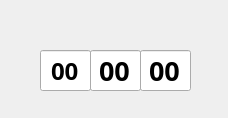
<?xml version="1.0" encoding="UTF-8"?>
<ui version="4.0">
 <class>TimerForm</class>
 <widget class="QWidget" name="TimerForm">
  <property name="geometry">
   <rect>
    <x>0</x>
    <y>0</y>
    <width>228</width>
    <height>118</height>
   </rect>
  </property>
  <property name="windowTitle">
   <string>Form</string>
  </property>
  <widget class="QLineEdit" name="lineEditH">
   <property name="geometry">
    <rect>
     <x>40</x>
     <y>50</y>
     <width>51</width>
     <height>41</height>
    </rect>
   </property>
   <property name="font">
    <font>
     <family>Agency FB</family>
     <pointsize>18</pointsize>
     <weight>75</weight>
     <bold>true</bold>
    </font>
   </property>
   <property name="text">
    <string>00</string>
   </property>
   <property name="alignment">
    <set>Qt::AlignCenter</set>
   </property>
  </widget>
  <widget class="QLineEdit" name="lineEditM">
   <property name="geometry">
    <rect>
     <x>90</x>
     <y>50</y>
     <width>51</width>
     <height>41</height>
    </rect>
   </property>
   <property name="font">
    <font>
     <family>Agency FB</family>
     <pointsize>20</pointsize>
     <weight>75</weight>
     <bold>true</bold>
    </font>
   </property>
   <property name="text">
    <string>00</string>
   </property>
   <property name="alignment">
    <set>Qt::AlignCenter</set>
   </property>
  </widget>
  <widget class="QLineEdit" name="lineEdit_3">
   <property name="geometry">
    <rect>
     <x>140</x>
     <y>50</y>
     <width>51</width>
     <height>41</height>
    </rect>
   </property>
   <property name="font">
    <font>
     <family>Agency FB</family>
     <pointsize>20</pointsize>
     <weight>75</weight>
     <bold>true</bold>
    </font>
   </property>
   <property name="text">
    <string>00</string>
   </property>
   <property name="alignment">
    <set>Qt::AlignCenter</set>
   </property>
  </widget>
 </widget>
 <resources/>
 <connections/>
</ui>
